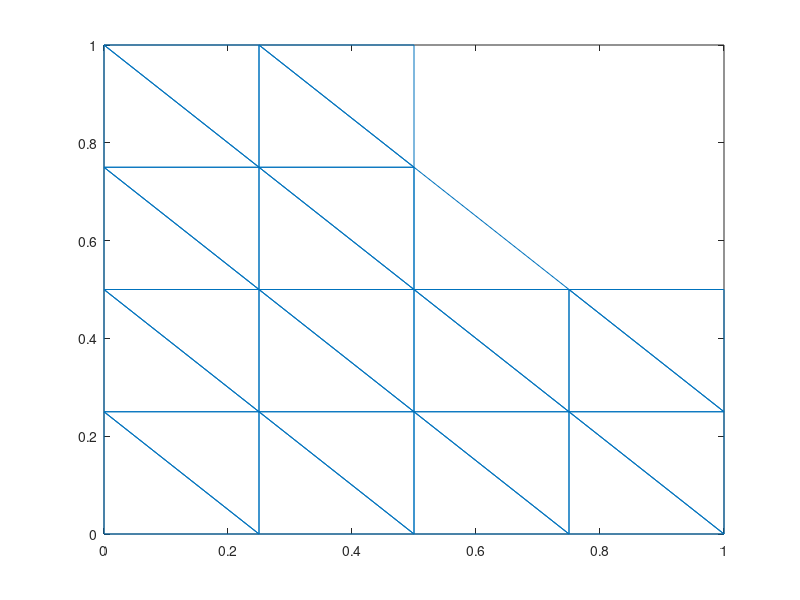

Reproduce this figure in MATLAB.
clear
h=1/4;
x=0:h:1;
M = length(x);

% mesh
col = repmat(x',M,1);
row = reshape(repmat(x,M,1),[numel(col),1]);
N=[row, col];

% % triangluation by built-in function
% T=delaunay(N);
% trimesh(T, N(:,1),N(:,2))

% triangluation by brute force
T = [];
for j = 1:M-1
    for i = 1:M-1
        T = [T;
            i+M*(j-1) i+M*j i+1+M*(j-1);
            i+M*j i+1+M*j i+1+M*(j-1)];
    end
end

B=[];
for n = 1:length(T)
    k = T(n,:);
    x1 = N(k(1),1);
    y1 = N(k(1),2);
    x2 = N(k(2),1);
    y2 = N(k(2),2);
    x3 = N(k(3),1);
    y3 = N(k(3),2);
    
    if x1 > 0.5 && y1 > 0.5
        B=[B n];
    end
    if x2 > 0.5 && y2 > 0.5
        B=[B n];
    end
    if x3 > 0.5 && y3 > 0.5
        B=[B n];
    end
end

B = unique(B);

T(B,:)=[];
% Visualize mesh
trimesh(T,N(:,1),N(:,2))
